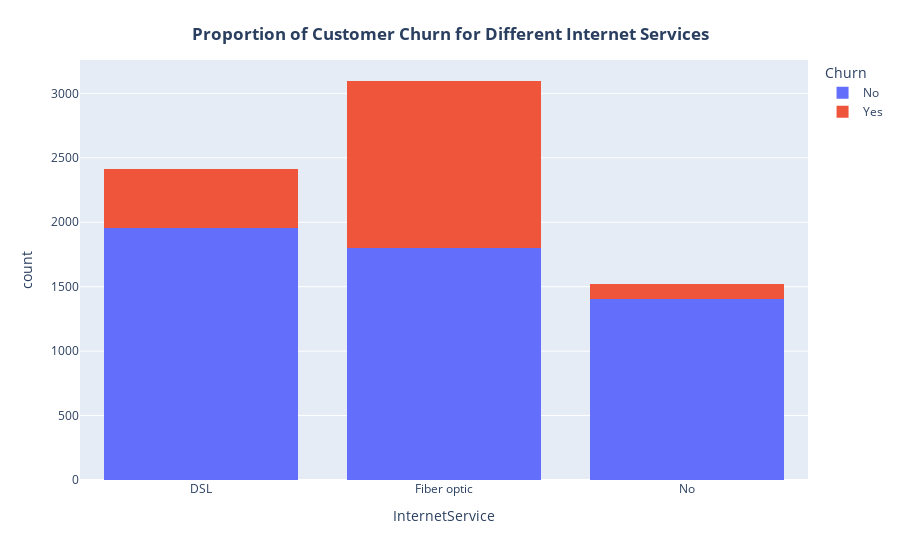

The notebook cell saved with this chart:
### Markdown cell above
Here we can see that most of the customers who have opted for Electronic check and Mailed Check payment method are more likely to churn which is not the case for Bank Transfer and Credit Card payment method.

### Code cell
fig = px.histogram(df, x="InternetService", color="Churn", barmode="stack")
fig.update_layout(title={
    'text': "<b>Proportion of Customer Churn for Different Internet Services</b>",
    'y':0.95,
    'x':0.5,
    'xanchor': 'center',
    'yanchor': 'top',
})                                                                                     
fig.show()

### Figure 1 — Plotly figure (JSON) as saved in the notebook; plotly's stock layout.template omitted (floating-point values rounded to 4 significant figures; data arrays with more than 128 entries replaced by an {"elided": "..."} marker saying what was removed)
{"data": [{"alignmentgroup": "True", "bingroup": "x", "hovertemplate": "Churn=No<br>InternetService=%{x}<br>count=%{y}<extra></extra>", "legendgroup": "No", "marker": {"color": "#636efa", "pattern": {"shape": ""}}, "name": "No", "offsetgroup": "No", "orientation": "v", "showlegend": true, "type": "histogram", "x": {"elided": "5163 str values"}, "xaxis": "x", "yaxis": "y"}, {"alignmentgroup": "True", "bingroup": "x", "hovertemplate": "Churn=Yes<br>InternetService=%{x}<br>count=%{y}<extra></extra>", "legendgroup": "Yes", "marker": {"color": "#EF553B", "pattern": {"shape": ""}}, "name": "Yes", "offsetgroup": "Yes", "orientation": "v", "showlegend": true, "type": "histogram", "x": {"elided": "1869 str values"}, "xaxis": "x", "yaxis": "y"}], "layout": {"barmode": "stack", "legend": {"title": {"text": "Churn"}, "tracegroupgap": 0}, "margin": {"t": 60}, "title": {"text": "<b>Proportion of Customer Churn for Different Internet Services</b>", "x": 0.5, "xanchor": "center", "y": 0.95, "yanchor": "top"}, "xaxis": {"anchor": "y", "domain": [0, 1], "title": {"text": "InternetService"}}, "yaxis": {"anchor": "x", "domain": [0, 1], "title": {"text": "count"}}}}
